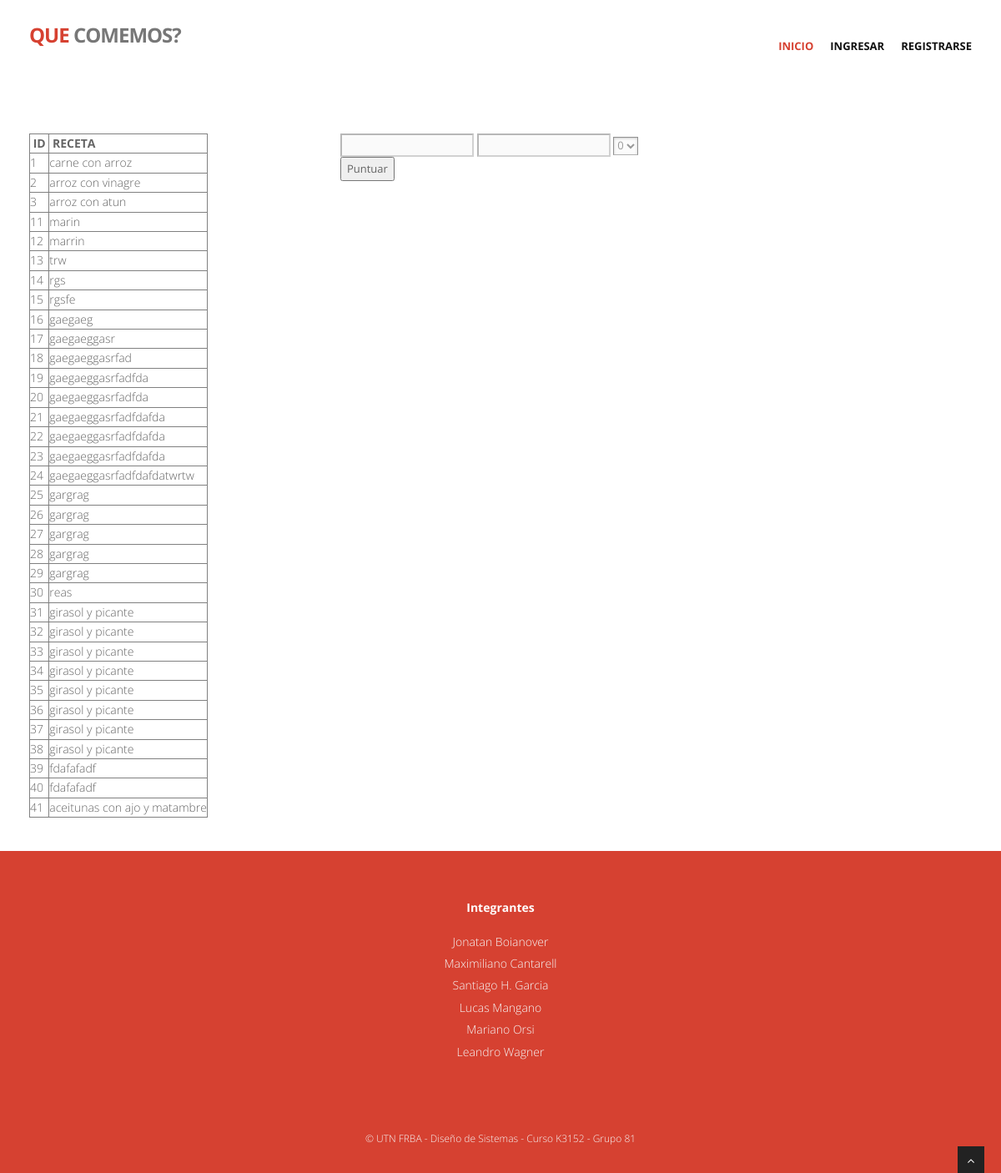
/template/Interfaz/gestionRecetas.php, run on the app's committed database.
### tables this page shows
CREATE TABLE IF NOT EXISTS `recetas` (
`IdReceta` int(11) NOT NULL,
  `Receta` varchar(50) NOT NULL,
  `IdDificultad` int(11) NOT NULL,
  `IdUsuario` int(11) NOT NULL,
  `IdPiramide` int(11) NOT NULL,
  `IdDieta` int(11) NOT NULL,
  `Calorias` int(11) NOT NULL
);

### template/Interfaz/gestionRecetas.php (the view, shortened to what this page needs)
<!DOCTYPE html>
<html lang="en">
	<head>
		<link href="../css/bootstrap.min.css" rel="stylesheet" />
		<link href="../css/fancybox/jquery.fancybox.css" rel="stylesheet">
		<link href="../css/jcarousel.css" rel="stylesheet" />
		<link href="../css/flexslider.css" rel="stylesheet" />
		<link href="../css/style.css" rel="stylesheet" />
		<link href="../skins/default.css" rel="stylesheet" />
	</head>
	<body>
		<div id="wrapper">
					<?php include("../include/header.php")?>
			<section id="content">
				<div class="container">
					<div id="column1" style="float:left; margin:0; width:33%;">
						<table id="groupsTable" border="1">
							<tr>
								<TD><b>&nbsp;ID&nbsp;</b></TD>
								<TD><b>&nbsp;RECETA&nbsp;</b></TD>
							</tr>
							<?php
							$servidor = "localhost";
							$user = "root";
							$pass = "";
							$con = mysql_connect($servidor, $user, $pass);
							$result = mysql_query("SELECT * FROM recetas", $con);
							while ($row = mysql_fetch_array($result)) {
								echo "<TR onclick= \"readValuesGroup(this)\">";
								echo "<TD>" . $row['IdReceta'] . "</TD>";
								echo "<TD>" . $row['Receta'] . "</TD>";
								echo "</TR>";
							}
							?>
						</table>
					</div>
					<div id="column2" style="float:left; margin:0; width:33%;">
						<input id="idReceta" type="text" disabled/>
						<input id="Receta" type="text"  disabled/>
						<select class="combo" id="puntos" name="genero">
                    		<option value="0">0</option>
                     	</select>
						<input type="button" name="Puntuar" onclick="puntuarReceta()" value="Puntuar">
					</div>
				</div>
			</section>
				<?php include("../include/footer.php")?>
		</div>
		<a href="#" class="scrollup"><i class="fa fa-angle-up active"></i></a>
	</body>
</html>

### template/include/header.php (shortened to what this page needs)
<header>
        <div class="navbar navbar-default navbar-static-top">
            <div class="container">
                <div class="navbar-header">
                   <a class="navbar-brand" href="../index.php"><span>Que</span> comemos?</a>
                </div>
                <div class="navbar-collapse collapse ">
                    <ul class="nav navbar-nav">
                        <li class="active" ><a href="../index.php">Inicio</a></li>
						<?php if(isset($_SESSION["idUsuario"])){
								echo '<li><a href="../interfaz/mostrarRecetas.php">Mis Recetas</a></li>';
                                echo '<li><a href="../interfaz/RecomendacionesRecetasInterfaz.php">Recomendaciones</a></li>';
                                echo '<li><a href="../interfaz/gestionGrupos.php">Mis Grupos</a></li>';
                                echo '<li><a href="../interfaz/EstadisticasInterfaz.php">Estadisticas y Reportes</a></li>';
                                echo '<li><a href="../negocio/perfil.php">Perfil</a></li>';
								echo '<li class="active"><a href="../index.php?logout=1">Salir</a></li>';
								}
								else {
								echo '<li><a href="../interfaz/iniciarSesion.html">Ingresar</a></li>';
                                echo '<li><a href="../interfaz/registrarme.html">Registrarse</a></li>';
								}
								?>
                            </ul>
                </div>
            </div>
        </div>
	</header>

### template/include/footer.php (shortened to what this page needs)
<footer>
	<div class="container aligncenter">
		<div class="row">
			<div class="col-lg-">
				<div class="widget">
					<h5 class="widgetheading">Integrantes</h5>
					<ul class="link-list">
						<li>Jonatan Boianover</li>
						<li>Maximiliano Cantarell</li>
						<li>Santiago H. Garcia</li>
						<li>Lucas Mangano</li>
						<li>Mariano Orsi</li>
						<li>Leandro Wagner</li>
					</ul>
				</div>
			</div>
		</div>
	</div>
	<div id="sub-footer" class="aligncenter">
		<div class="container">
			<div class="row">
				<div class="col-lg-12">
					<div class="copyright aligncenter">
						<p>
							<span>&copy; UTN FRBA - Dise&ntilde;o de Sistemas - Curso K3152 - Grupo 81</span>
						</p>
					</div>
				</div>
			</div>
		</div>
	</div>
	</footer>

### template/css/style.css (style rules this page uses)
body { font-family:'Open Sans', Arial, sans-serif; font-size:14px; font-weight:300; line-height:1.6em; color:#656565; }
h1,h2, h3, h4, h5, h6 { font-family:'Open Sans', Arial, sans-serif; font-weight:700; line-height:1.1em; color:#333; margin-bottom: 20px; }
.container { padding:0 20px 0 20px; position:relative; }
#wrapper { width:100%; margin:0; padding:0; }
.row,.row-fluid { margin-bottom:30px; }
header .navbar { margin-bottom: 0; }
.navbar-default { border: none; }
.navbar-brand { color: #222; text-transform: uppercase; font-size: 24px; font-weight: 700; line-height: 1em; letter-spacing: -1px; margin-top: 30px; padding: 0 0 0 15px; }
header .navbar-collapse ul.navbar-nav { float: right; margin-right: 0; }
header .navbar-default { background-color: #fff; }
header .nav li a:hover, header .nav li a:focus, header .nav li.active a, header .nav li.active a:hover, header .nav li a.dropdown-toggle:hover, header .nav li a.dropdown-toggle:focus, header .nav li.active ul.dropdown-menu li a:hover, header .nav li.active ul.dropdown-menu li.active a { -webkit-transition: all .3s ease; -moz-transition: all .3s ease; -ms-transition: all .3s ease; -o-transition: all .3s ease; transition: all .3s ease; }
header .navbar { min-height: 100px; }
header .navbar-nav > li { padding-bottom: 30px; padding-top: 30px; }
header .navbar-nav > li > a { padding-bottom: 6px; padding-top: 5px; margin-left: 2px; line-height: 30px; font-weight: 700; -webkit-transition: all .3s ease; -moz-transition: all .3s ease; -ms-transition: all .3s ease; -o-transition: all .3s ease; transition: all .3s ease; }
.navbar-default .navbar-nav > .active > a, .navbar-default .navbar-nav > .active > a:hover, .navbar-default .navbar-nav > .active > a:focus { background-color: #fff; }
header ul.nav li { border:none; margin:0; }
header ul.nav li a { font-size:12px; border:none; font-weight:700; text-transform:uppercase; }
.navbar .nav > li > a { color: #111; text-shadow: none; }
.navbar .nav > .active > a,.navbar .nav > .active > a:hover { background:none; font-weight:700; }
#content { position:relative; background:#fff; padding:50px 0 40px 0; }
ul.link-list { margin:0; padding:0; list-style:none; }
ul.link-list li { margin:0; padding:2px 0 2px 0; list-style:none; }
.widgetheading { width:100%; text-align: center; padding:0; }
footer .widgetheading { position: relative; }
.widget { text-align: center; }
footer { padding:50px 0 0 0; color:#f6f6f6; }
footer h1, footer h2, footer h3, footer h4, footer h5, footer h6 { color:#fff; }
#sub-footer { text-shadow:none; color:#f5f5f5; padding:0; padding-top:30px; margin:20px 0 0 0; }
#sub-footer p { margin:0; padding:0; }
#sub-footer span { color:#f5f5f5; }
.copyright { text-align:left; font-size:12px; }
.scrollup { position:fixed; width:32px; height:32px; bottom:0px; right:20px; background: #222; }
a.scrollup { outline:0; text-align: center; }
a.scrollup i { margin-top: 10px; color: #fff; }
.aligncenter { text-align:center; }
.aligncenter span { margin-left:0; }

### template/skins/default.css (style rules this page uses)
a, a:hover,a:focus,a:active, footer a.text-link:hover, strike, .post-meta span a:hover, footer a.text-link, ul.meta-post li a:hover, ul.cat li a:hover, ul.recent li h6 a:hover, ul.portfolio-categ li.active a, ul.portfolio-categ li.active a:hover, ul.portfolio-categ li a:hover,ul.related-post li h4 a:hover, span.highlight,article .post-heading h3 a:hover, .navbar .nav > .active > a,.navbar .nav > .active > a:hover,.navbar .nav > li > a:hover,.navbar .nav > li > a:focus,.navbar .nav > .active > a:focus, .validation { color: #d64131; }
.navbar-brand span { color: #d64131; }
header .nav li a:hover, header .nav li a:focus, header .nav li.active a, header .nav li.active a:hover, header .nav li a.dropdown-toggle:hover, header .nav li a.dropdown-toggle:focus, header .nav li.active ul.dropdown-menu li a:hover, header .nav li.active ul.dropdown-menu li.active a { color:#d64131; }
.navbar-default .navbar-nav > .active > a, .navbar-default .navbar-nav > .active > a:hover, .navbar-default .navbar-nav > .active > a:focus { color:#d64131; }
footer { background:#d64131; }
#sub-footer { background:#d64131; }

### data on the page
recetas: IdReceta "1", Receta "carne con arroz"
recetas: IdReceta "2", Receta "arroz con vinagre"
recetas: IdReceta "3", Receta "arroz con atun"
recetas: IdReceta "11", Receta "marin"
recetas: IdReceta "12", Receta "marrin"
recetas: IdReceta "13", Receta "trw"
recetas: IdReceta "14", Receta "rgs"
recetas: IdReceta "15", Receta "rgsfe"
recetas: IdReceta "16", Receta "gaegaeg"
recetas: IdReceta "17", Receta "gaegaeggasr"
recetas: IdReceta "18", Receta "gaegaeggasrfad"
recetas: IdReceta "19", Receta "gaegaeggasrfadfda"
recetas: IdReceta "20", Receta "gaegaeggasrfadfda"
recetas: IdReceta "21", Receta "gaegaeggasrfadfdafda"
recetas: IdReceta "22", Receta "gaegaeggasrfadfdafda"
recetas: IdReceta "23", Receta "gaegaeggasrfadfdafda"
recetas: IdReceta "24", Receta "gaegaeggasrfadfdafdatwrtw"
recetas: IdReceta "25", Receta "gargrag"
recetas: IdReceta "26", Receta "gargrag"
recetas: IdReceta "27", Receta "gargrag"
recetas: IdReceta "28", Receta "gargrag"
recetas: IdReceta "29", Receta "gargrag"
recetas: IdReceta "30", Receta "reas"
recetas: IdReceta "31", Receta "girasol y picante"
recetas: IdReceta "32", Receta "girasol y picante"
recetas: IdReceta "33", Receta "girasol y picante"
recetas: IdReceta "34", Receta "girasol y picante"
recetas: IdReceta "35", Receta "girasol y picante"
recetas: IdReceta "36", Receta "girasol y picante"
recetas: IdReceta "37", Receta "girasol y picante"
recetas: IdReceta "38", Receta "girasol y picante"
recetas: IdReceta "39", Receta "fdafafadf"
recetas: IdReceta "40", Receta "fdafafadf"
recetas: IdReceta "41", Receta "aceitunas con ajo y matambre"
